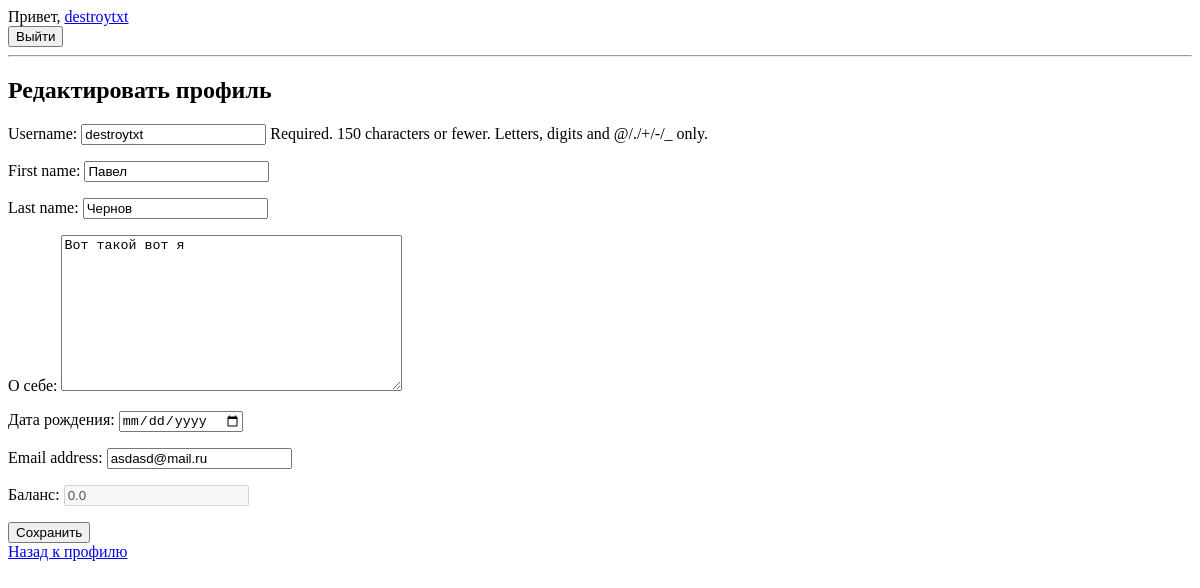
Page /profile/edit/ (signed in) on the earlier database version.
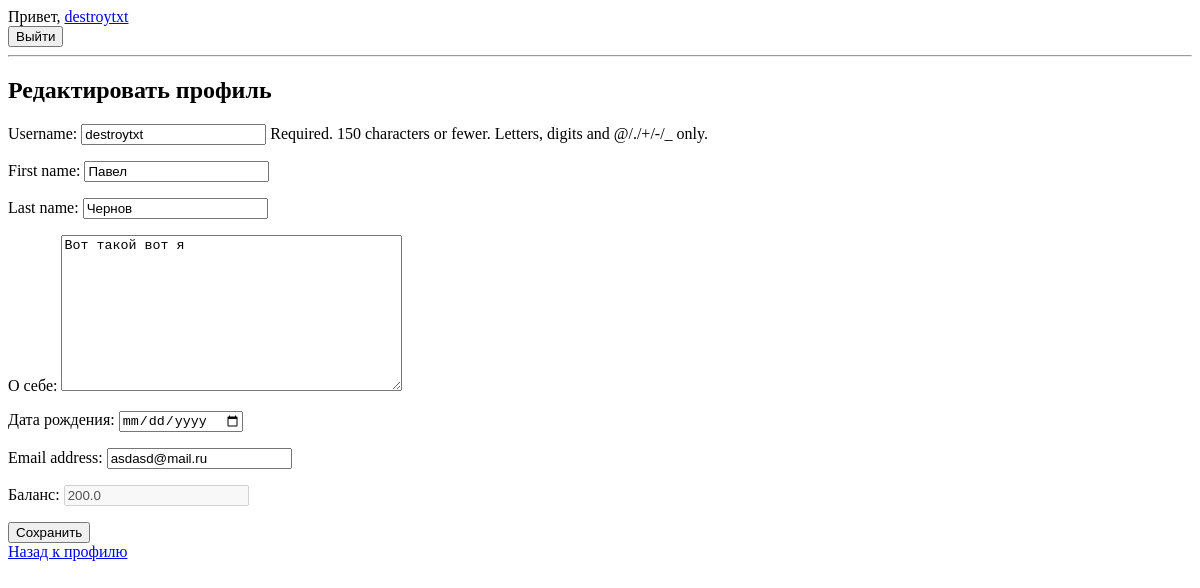
Same page on the later database version.
### bets/models.py (models this page shows, shortened)
class User(AbstractUser):
    bio = models.TextField(blank=True, null=True, verbose_name='О себе')
    birth_date = models.DateField(blank=True, null=True)
    balance = models.DecimalField(
        max_digits=10,
        decimal_places=1,
        default=1000,
        verbose_name='Баланс',
    )

### bets/views.py (the view)
# urls.py: path('profile/edit/', edit_profile, name='edit_profile'),
@login_required
def edit_profile(request):
    user = request.user
    if request.method == 'POST':
        form = UserForm(request.POST, instance=request.user)
        if form.is_valid():
            form.save()
            return redirect('profile')
    else:
        form = UserForm(instance=request.user)
    return render(request, 'user/edit_profile.html',
                  {'form': form, 'balance': user.balance})

### bets/forms.py
class UserForm(forms.ModelForm):
    balance = forms.DecimalField(disabled=True, required=False, label='Баланс')
    birth_date = forms.DateField(
        widget=forms.DateInput(attrs={'type': 'date'}),
        label='Дата рождения'
    )
    class Meta:
        model = User
        fields = (
            'username',
            'first_name',
            'last_name',
            'bio',
            'birth_date',
            'email',
            'balance'
        )

### templates/user/edit_profile.html (shortened to what this page needs)
{% extends 'base.html' %}
{% block content %}
  <h2>Редактировать профиль</h2>
  <form method="post">
    {{ form.as_p }}
    <button type="submit">Сохранить</button>
  </form>
  <a href="{% url 'profile' %}">Назад к профилю</a>
{% endblock %}

### templates/base.html (shortened to what this page needs)
<!DOCTYPE html>
<html>
<head>
</head>
<body>
  <nav>
    {% if user.is_authenticated %}
      Привет, <a href="{% url 'profile' %}">{{ user.username }}</a>
        <form method="post" action="{% url 'logout' %}">
          <button type="submit">Выйти</button>
        </form>
    {% else %}
      <a href="{% url 'login' %}">Вход</a> |
      <a href="{% url 'registration' %}">Регистрация</a>
    {% endif %}
  </nav>
  <hr>
  {% block content %}
  {% endblock %}
</body>
</html>

Differences in the rows shown:
changed User "destroytxt": balance "0.0" → "200.0"
